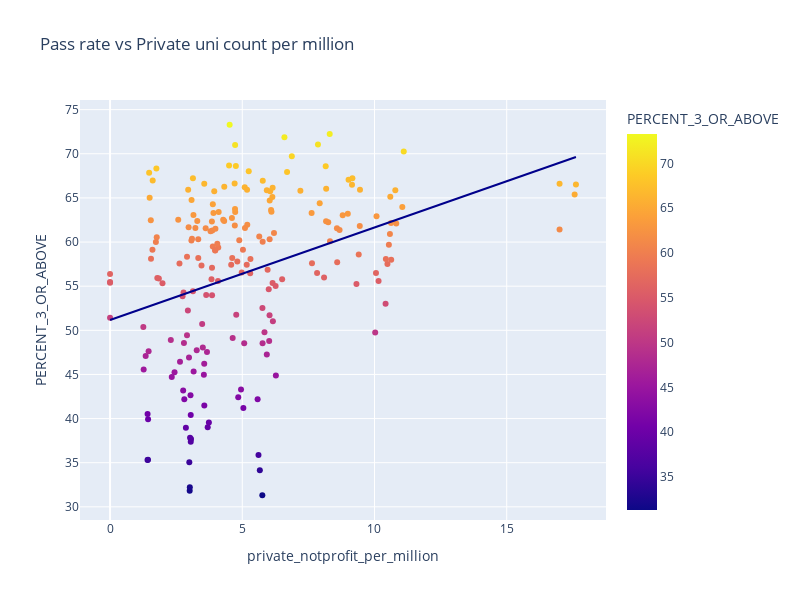

Notebook code cell kept with this figure:
### Code cell
fig = px.scatter(data_frame=ap_overall_statelevel,x='private_notprofit_per_million', y='PERCENT_3_OR_ABOVE',trendline='ols',trendline_color_override='darkblue',width=800, height=600,color='PERCENT_3_OR_ABOVE',
                 title='Pass rate vs Private uni count per million')
fig.show()
with open('data/state_by_state_pickled/AP_pass_rate_by_states_vs_private_uni_count.pkl', 'wb') as f:
    pickle.dump(fig, f)

### Figure 1 — Plotly figure (JSON) as saved in the notebook; plotly's stock layout.template omitted (floating-point values rounded to 4 significant figures; data arrays with more than 128 entries replaced by an {"elided": "..."} marker saying what was removed)
{"data": [{"hovertemplate": "private_notprofit_per_million=%{x}<br>PERCENT_3_OR_ABOVE=%{marker.color}<extra></extra>", "legendgroup": "", "marker": {"color": {"elided": "200 float values"}, "coloraxis": "coloraxis", "symbol": "circle"}, "mode": "markers", "name": "", "orientation": "v", "showlegend": false, "type": "scatter", "x": {"elided": "200 float values"}, "xaxis": "x", "y": {"elided": "200 float values"}, "yaxis": "y"}, {"hovertemplate": "<b>OLS trendline</b><br>PERCENT_3_OR_ABOVE = 1.04826 * private_notprofit_per_million + 51.1669<br>R<sup>2</sup>=0.123735<br><br>private_notprofit_per_million=%{x}<br>PERCENT_3_OR_ABOVE=%{y} <b>(trend)</b><extra></extra>", "legendgroup": "", "line": {"color": "darkblue"}, "marker": {"symbol": "circle"}, "mode": "lines", "name": "", "showlegend": false, "type": "scatter", "x": {"elided": "200 float values"}, "xaxis": "x", "y": {"elided": "200 float values"}, "yaxis": "y"}], "layout": {"coloraxis": {"colorbar": {"title": {"text": "PERCENT_3_OR_ABOVE"}}, "colorscale": [[0, "#0d0887"], [0.1111, "#46039f"], [0.2222, "#7201a8"], [0.3333, "#9c179e"], [0.4444, "#bd3786"], [0.5556, "#d8576b"], [0.6667, "#ed7953"], [0.7778, "#fb9f3a"], [0.8889, "#fdca26"], [1, "#f0f921"]]}, "height": 600, "legend": {"tracegroupgap": 0}, "title": {"text": "Pass rate vs Private uni count per million"}, "width": 800, "xaxis": {"anchor": "y", "domain": [0, 1], "title": {"text": "private_notprofit_per_million"}}, "yaxis": {"anchor": "x", "domain": [0, 1], "title": {"text": "PERCENT_3_OR_ABOVE"}}}}
